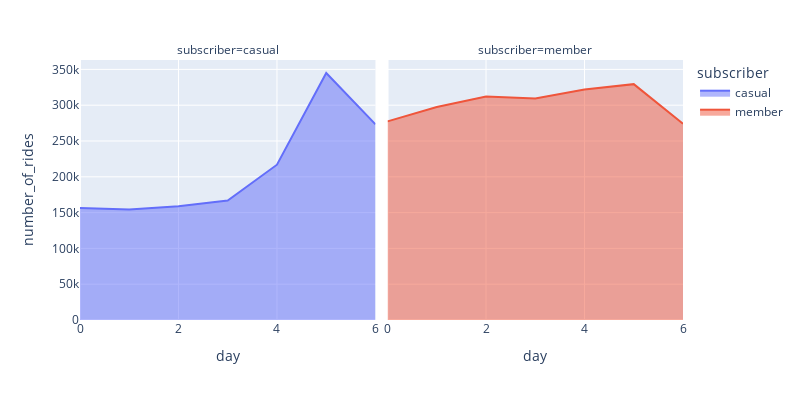

The cell this chart's notebook holds for it:
### Code cell
px.area(trips_per_member.groupby(['day','subscriber'],as_index=False).sum()[['day','number_of_rides','subscriber']],x='day',y='number_of_rides',color='subscriber',width=800,height=400,facet_col='subscriber')

### Figure 1 — Plotly figure (JSON) as saved in the notebook; plotly's stock layout.template omitted (floating-point values rounded to 4 significant figures)
{"data": [{"hovertemplate": "subscriber=casual<br>day=%{x}<br>number_of_rides=%{y}<extra></extra>", "legendgroup": "casual", "line": {"color": "#636efa"}, "mode": "lines", "name": "casual", "orientation": "v", "showlegend": true, "stackgroup": "1", "type": "scatter", "x": [0, 1, 2, 3, 4, 5, 6], "xaxis": "x", "y": [156420, 154501, 159038, 166928, 216920, 344976, 273288], "yaxis": "y"}, {"hovertemplate": "subscriber=member<br>day=%{x}<br>number_of_rides=%{y}<extra></extra>", "legendgroup": "member", "line": {"color": "#EF553B"}, "mode": "lines", "name": "member", "orientation": "v", "showlegend": true, "stackgroup": "1", "type": "scatter", "x": [0, 1, 2, 3, 4, 5, 6], "xaxis": "x2", "y": [277407, 297550, 311988, 309249, 321812, 329408, 273970], "yaxis": "y2"}], "layout": {"annotations": [{"font": {}, "showarrow": false, "text": "subscriber=casual", "x": 0.245, "xanchor": "center", "xref": "paper", "y": 1, "yanchor": "bottom", "yref": "paper"}, {"font": {}, "showarrow": false, "text": "subscriber=member", "x": 0.755, "xanchor": "center", "xref": "paper", "y": 1, "yanchor": "bottom", "yref": "paper"}], "height": 400, "legend": {"title": {"text": "subscriber"}, "tracegroupgap": 0}, "margin": {"t": 60}, "width": 800, "xaxis": {"anchor": "y", "domain": [0, 0.49], "title": {"text": "day"}}, "xaxis2": {"anchor": "y2", "domain": [0.51, 1], "matches": "x", "title": {"text": "day"}}, "yaxis": {"anchor": "x", "domain": [0, 1], "title": {"text": "number_of_rides"}}, "yaxis2": {"anchor": "x2", "domain": [0, 1], "matches": "y", "showticklabels": false}}}
